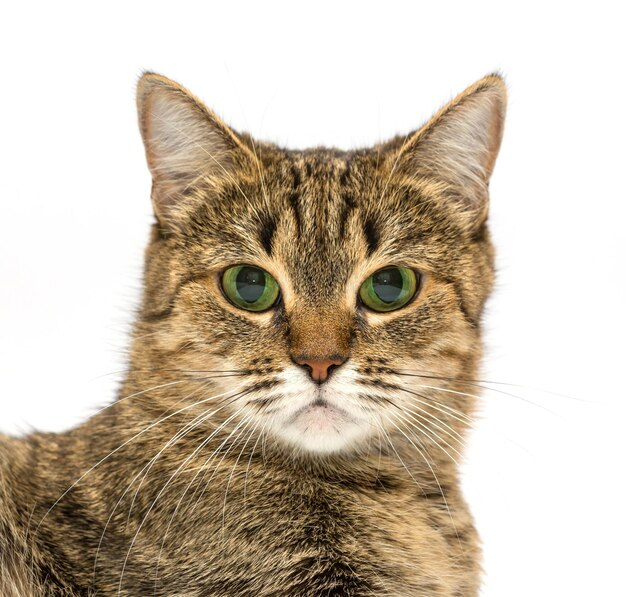
#> input picture cat.jpg, 626 x 597 px
$ python training_script.py 5 1.0
#> lines starting #> are read from the running program, lines starting #| are printed output that depends on the picture
from PIL import Image
from neuron import Network, loss
import sys

architectures = [
    [2, 16, 1],
    [2, 32, 1],
    [2, 64, 1],
    [2, 128, 1],
    [2, 32, 16, 1],
    [2, 64, 32, 1],
    [2, 128, 64, 1],
    [2, 64, 32, 16, 1],
    [2, 128, 64, 32, 1],
    [2, 256, 128, 1],
    [2, 512, 256, 1],
    [2, 1024, 512, 1],
]

index = int(sys.argv[1])
learning_rate = float(sys.argv[2])

arc = architectures[index]

epochs = [100, 200, 300, 500, 1000, 2000, 3000]

img = Image.open("cat.jpg")
#> img is the input picture: PIL image 626x597 RGB; mean R, G, B 201.1, 188.4, 171.1
grey = img.convert("L")
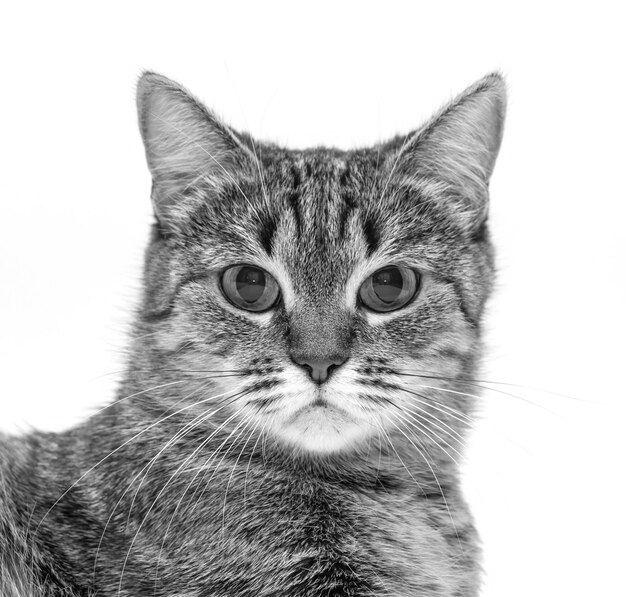
#> grey: PIL image 626x597 L; min 1, max 255, mean 190.2

grey = grey.resize((100, 100))
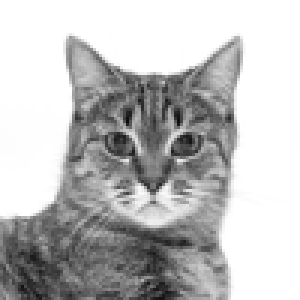
#> grey: PIL image 100x100 L (shown 3 times larger); min 12, max 255, mean 190.2
pixels = grey.load()

training_data = []

for y in range(100):
    for x in range(100):
        input_data = [x / 99, y / 99]
        target = pixels[x, y] / 255

        training_data.append((input_data, target))
#> after the loop, training_data = 10000 items


#> (the run stopped early here; a loop or call above may not have finished)
